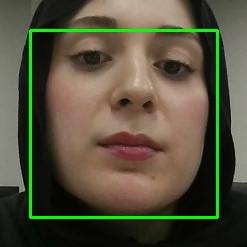
#> input picture recorded_faces/aysegul/aysegul_0.jpg, 247 x 247 px; its folder holds only this picture in this run
$ python face_trainer.py
#> lines starting #> are read from the running program, lines starting #| are printed output that depends on the picture
import cv2
import numpy as np
from PIL import Image
import os
import pickle

# ================= CONFIG =================
PATH = 'recorded_faces'
TRAINER_PATH = 'trainer'
TRAINER_FILE = 'trainer.yml'

os.makedirs(TRAINER_PATH, exist_ok=True)

# LBPHFaceRecognizer modelini başlat
recognizer = cv2.face.LBPHFaceRecognizer_create()
detector = cv2.CascadeClassifier(cv2.data.haarcascades + 'haarcascade_frontalface_default.xml')


def get_images_and_labels(path):
#> called with path = 'recorded_faces'
    face_samples = []
    ids = []

    # recorded_faces içindeki tüm klasör adlarını (öğrenci isimleri) al
    user_names = [d for d in os.listdir(path) if os.path.isdir(os.path.join(path, d))]

    # ID'leri isimlerle eşleştirme sözlüğü oluştur
    name_to_id = {name: i for i, name in enumerate(user_names)}

    if not user_names:
        print("❌ Error: No student folders found in 'recorded_faces'. Please record data first.")
        return face_samples, ids

    print("--- Collecting Data and Assigning IDs ---")
    for user_name, current_id in name_to_id.items():
        print(f"Assigned ID {current_id} to user: {user_name}")

        user_folder = os.path.join(path, user_name)

        # Kullanıcının klasöründeki tüm resim dosyalarını al
        user_image_paths = [os.path.join(user_folder, f) for f in os.listdir(user_folder) if f.endswith('.jpg')]

        for image_path in user_image_paths:
            try:
                # Görüntüyü gri tonlamalı olarak yükle
                pil_img = Image.open(image_path).convert('L')
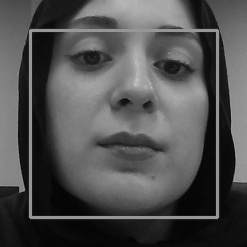
#> pil_img: PIL image 247x247 L; min 2, max 196, mean 79.7
                img_numpy = np.array(pil_img, 'uint8')

                # Yüz tespiti yap
                faces = detector.detectMultiScale(img_numpy)
#> faces = [[40, 0, 186, 186]]

                for (x, y, w, h) in faces:
                    # Yüz örneğini ve etiketini (ID) listelere ekle
                    face_samples.append(img_numpy[y:y + h, x:x + w])
                    ids.append(current_id)
#> this loop made 1 pass
#> after the loop, face_samples = 1 item; ids = [0]

            except Exception as e:
                # Dosya okuma hatalarını görmezden gel
                pass
#> pass 2 of the loop in get_images_and_labels, `for user_name, current_id in name_to_id.items():`:
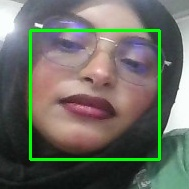
#> input picture recorded_faces/tifa/tifa_0.jpg, 189 x 189 px
#> in get_images_and_labels, `pil_img = Image.open(image_path).convert('L')`:
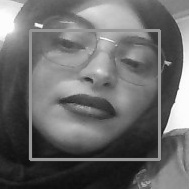
#> pil_img: PIL image 189x189 L; min 13, max 254, mean 105.9
#> in get_images_and_labels, `faces = detector.detectMultiScale(img_numpy)`: faces = ()

                # ID-Name eşleştirmesini kaydet (Tanıma için lazım)
    id_to_name = {v: k for k, v in name_to_id.items()}
    with open(os.path.join(TRAINER_PATH, 'labels.pickle'), 'wb') as f:
        pickle.dump(id_to_name, f)
        print("\n✅ ID-Name mapping saved to labels.pickle")

    return face_samples, ids


# --- Start Training ---
faces, ids = get_images_and_labels(PATH)
#> faces = 1 item; ids = [0]

if len(faces) > 0:
    print(f"\n--- Training Model Started with {len(faces)} samples from {len(np.unique(ids))} unique users ---")
#| --- Training Model Started with 1 samples from 1 unique users ---
    recognizer.train(faces, np.array(ids))

    # Save the model
    recognizer.write(os.path.join(TRAINER_PATH, TRAINER_FILE))

    print(f"\n✅ Model trained. Model saved to: {os.path.join(TRAINER_PATH, TRAINER_FILE)}")
else:
    print("\n❌ Training failed. No valid face samples found.")
